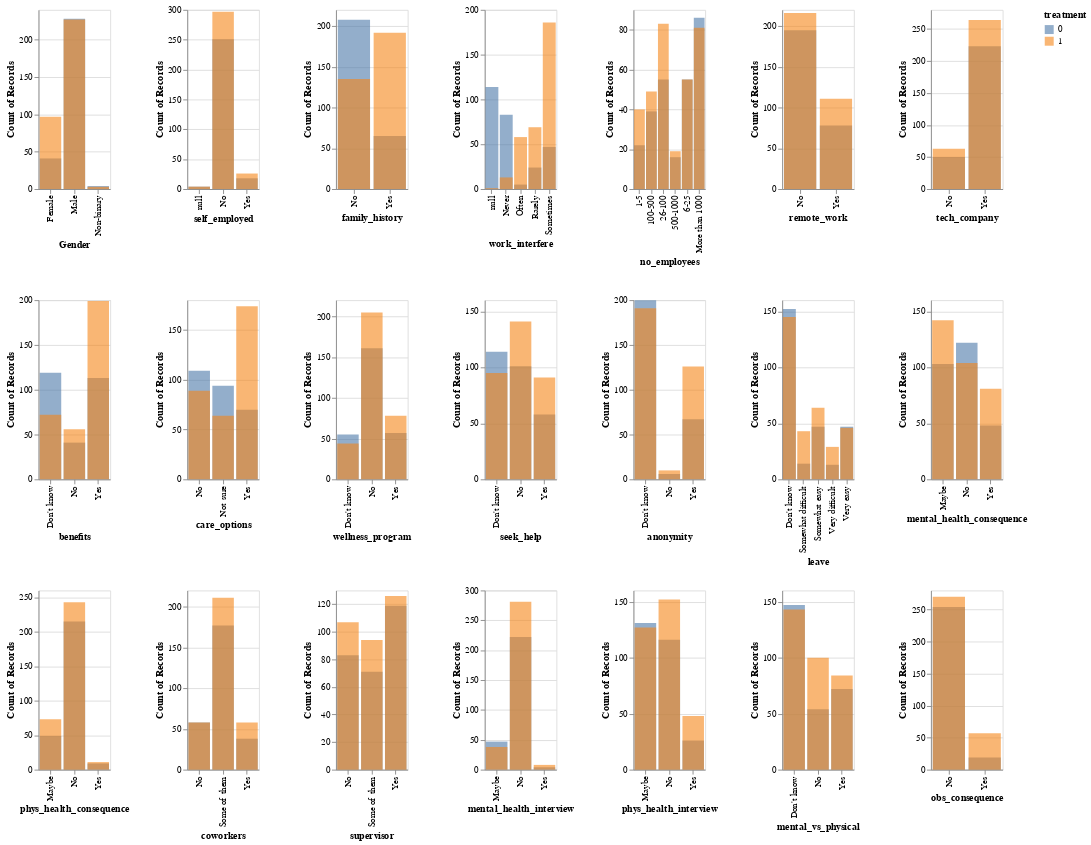

Notebook code cell kept with this figure:
### Code cell
# Drop the 'state' column from the US dataset
train_df_us_2 = train_df_us.drop(['state'], axis=1)

# Plot distributions of features in the US dataset based on target column
alt.Chart(train_df_us_2.sort_values('treatment')).mark_bar(opacity=0.6).encode(
    alt.X(alt.repeat(), type='nominal'),
    alt.Y('count()', stack=None),
    alt.Color('treatment:N')
).properties(
    height=200, width=80
).repeat(
    train_df_us_2.select_dtypes('object').columns.to_list(),
    columns=7
)

### Figure 1 — Vega-Lite specification as saved in the notebook (floating-point values rounded to 4 significant figures; data arrays with more than 128 entries replaced by an {"elided": "..."} marker saying what was removed)
{"config": {"view": {"continuousWidth": 300, "continuousHeight": 300}}, "repeat": ["Gender", "self_employed", "family_history", "work_interfere", "no_employees", "remote_work", "tech_company", "benefits", "care_options", "wellness_program", "seek_help", "anonymity", "leave", "mental_health_consequence", "phys_health_consequence", "coworkers", "supervisor", "mental_health_interview", "phys_health_interview", "mental_vs_physical", "obs_consequence"], "spec": {"data": {"name": "data-e4443d61a353a4634970db6a7c28937e"}, "mark": {"type": "bar", "opacity": 0.6}, "encoding": {"color": {"field": "treatment", "type": "nominal"}, "x": {"field": {"repeat": "repeat"}, "type": "nominal"}, "y": {"aggregate": "count", "stack": null, "type": "quantitative"}}, "height": 200, "width": 80}, "columns": 7, "$schema": "https://vega.github.io/schema/vega-lite/v5.16.3.json", "datasets": {"data-e4443d61a353a4634970db6a7c28937e": {"elided": "600 records"}}}
